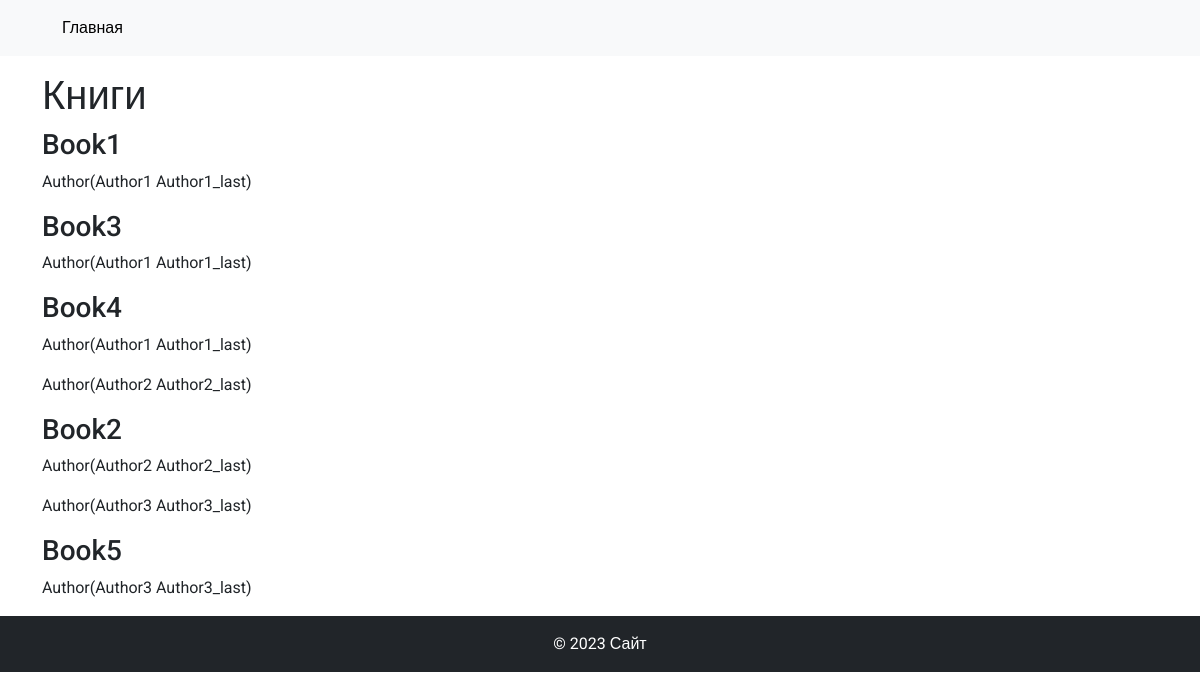
The page /books/ on the database its author committed.
### task2/models.py (models this page shows, shortened)
class Book(db.Model):
    id = db.Column(db.Integer, primary_key=True)
    title = db.Column(db.String(80), nullable=False)
    year = db.Column(db.Integer, nullable=False)
    count = db.Column(db.Integer, nullable=False)

class Author(db.Model):
    id = db.Column(db.Integer, primary_key=True)
    firstname = db.Column(db.String(80), nullable=False)
    lastname = db.Column(db.String(80), nullable=False)
    books = db.relationship('Book', secondary=association_table, backref='authors')
    def __repr__(self):
        return f"Author({self.firstname} {self.lastname})"

### task2/main.py (the view)
@app.route('/books/')
def books():
    all_books = Book.query.all()
    context = {
        'title': 'Книги',
        'books': all_books
    }
    return render_template('books.html', **context)

### task2/templates/books.html (shortened to what this page needs)
{% extends 'base.html' %}
{% block content %}
<h1>Книги</h1>
{% for book in books %}
<h3>{{ book.title }}</h3>
{% for author in book.authors %}
<p>{{ author }}</p>
{% endfor %}
{% endfor %}
{% endblock %}

### task2/templates/base.html (shortened to what this page needs)
<!doctype html>
<html lang="en">
<head>
    <link href="https://cdn.jsdelivr.net/npm/bootstrap@5.3.0/dist/css/bootstrap.min.css" rel="stylesheet"
>
    <link rel="stylesheet" href="/static/css/style.css">
</head>
<body>
<header class="bg-body-tertiary">
    <div class="container">
        <nav class="navbar navbar-expand-lg bg-body-tertiary">
            <div class="container-fluid">
                <div class="collapse navbar-collapse" id="navbarSupportedContent">
                    <ul class="navbar-nav me-auto mb-2 mb-lg-0">
                        <li class="nav-item">
                            <a class="nav-link active" aria-current="page" href="{{ url_for('index') }}">Главная</a>
                        </li>
                    </ul>
                </div>
            </div>
        </nav>
    </div>
</header>
<section class="content pt-3">
    <div class="container">
        {% block content %}
        {% endblock %}
    </div>
</section>
<footer class="bg-dark py-3">
    <div class="container">
        <p class="text-center text-bg-dark m-0">&copy; 2023 Сайт</p>
    </div>
</footer>
</body>
</html>

### task2/static/css/style.css (style rules this page uses)
body { font-family: 'Roboto', sans-serif; }
.content { min-height: 50vh; }

### rows shown on the page
Book: title "Book1"
Author: firstname+lastname "Author(Author1 Author1_last)"
Book: title "Book3"
Book: title "Book4"
Author: firstname+lastname "Author(Author2 Author2_last)"
Book: title "Book2"
Author: firstname+lastname "Author(Author3 Author3_last)"
Book: title "Book5"
